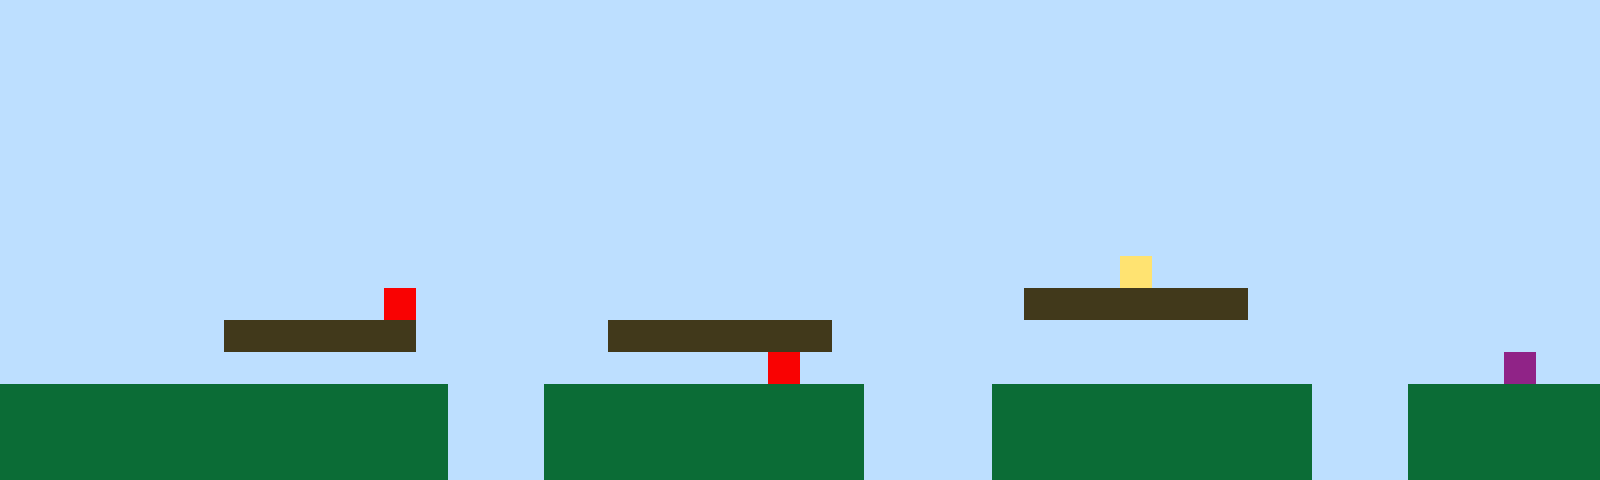

A 2D game scene composited from a Tiled map and its tileset images. What follows is a short description and the map's XML, with every tile layer's data as written:
An orthogonal 50x15 tile map with 32x32 px tiles, 1 tile layer (Tile Layer 1).

<map version="1.10" tiledversion="1.11.2" orientation="orthogonal" renderorder="right-up" width="50" height="15" tilewidth="32" tileheight="32" infinite="0" nextlayerid="2" nextobjectid="1"><editorsettings><export target="map1.csv" format="csv" /></editorsettings><tileset firstgid="1" name="sprites" tilewidth="32" tileheight="32" tilecount="6" columns="3"><image source="sprites.png" width="96" height="64" /></tileset><layer id="1" name="Tile Layer 1" width="50" height="15"><data encoding="csv">1,1,1,1,1,1,1,1,1,1,1,1,1,1,1,1,1,1,1,1,1,1,1,1,1,1,1,1,1,1,1,1,1,1,1,1,1,1,1,1,1,1,1,1,1,1,1,1,1,1,1,1,1,1,1,1,1,1,1,1,1,1,1,1,1,1,1,1,1,1,1,1,1,1,1,1,1,1,1,1,1,1,1,1,1,1,1,1,1,1,1,1,1,1,1,1,1,1,1,1,1,1,1,1,1,1,1,1,1,1,1,1,1,1,1,1,1,1,1,1,1,1,1,1,1,1,1,1,1,1,1,1,1,1,1,1,1,1,1,1,1,1,1,1,1,1,1,1,1,1,1,1,1,1,1,1,1,1,1,1,1,1,1,1,1,1,1,1,1,1,1,1,1,1,1,1,1,1,1,1,1,1,1,1,1,1,1,1,1,1,1,1,1,1,1,1,1,1,1,1,1,1,1,1,1,1,1,1,1,1,1,1,1,1,1,1,1,1,1,1,1,1,1,1,1,1,1,1,1,1,1,1,1,1,1,1,1,1,1,1,1,1,1,1,1,1,1,1,1,1,1,1,1,1,1,1,1,1,1,1,1,1,1,1,1,1,1,1,1,1,1,1,1,1,1,1,1,1,1,1,1,1,1,1,1,1,1,1,1,1,1,1,1,1,1,1,1,1,1,1,1,1,1,1,1,1,1,1,1,1,1,1,1,1,1,1,1,1,1,1,1,1,1,1,1,1,1,1,1,1,1,1,1,1,1,1,1,1,1,1,1,1,1,1,1,1,1,1,1,1,1,1,1,1,1,1,1,1,1,1,1,1,1,1,1,1,1,1,1,1,1,1,1,1,1,1,1,1,1,1,1,1,1,1,1,1,1,1,1,1,1,1,1,1,1,1,1,1,1,1,1,1,1,1,1,1,1,1,1,1,1,1,1,1,1,1,1,1,1,1,1,1,1,1,1,1,1,1,1,1,1,1,1,1,1,4,1,1,1,1,1,1,1,1,1,1,1,1,1,1,1,1,1,1,1,1,1,1,1,1,1,1,5,1,1,1,1,1,1,1,1,1,1,1,1,1,1,1,1,1,1,1,3,3,3,3,3,3,3,1,1,1,1,1,1,1,1,1,1,1,1,1,1,1,1,1,1,3,3,3,3,3,3,1,1,1,1,1,1,3,3,3,3,3,3,3,1,1,1,1,1,1,1,1,1,1,1,1,1,1,1,1,1,1,1,1,1,1,1,1,1,1,1,1,1,1,1,1,1,1,1,1,1,1,1,1,1,1,1,1,1,1,1,1,5,1,1,1,1,1,1,1,1,1,1,1,1,1,1,1,1,1,1,1,1,1,1,6,1,1,2,2,2,2,2,2,2,2,2,2,2,2,2,2,1,1,1,2,2,2,2,2,2,2,2,2,2,1,1,1,1,2,2,2,2,2,2,2,2,2,2,1,1,1,2,2,2,2,2,2,2,2,2,2,2,2,2,2,2,2,2,2,2,2,1,1,1,2,2,2,2,2,2,2,2,2,2,1,1,1,1,2,2,2,2,2,2,2,2,2,2,1,1,1,2,2,2,2,2,2,2,2,2,2,2,2,2,2,2,2,2,2,2,2,1,1,1,2,2,2,2,2,2,2,2,2,2,1,1,1,1,2,2,2,2,2,2,2,2,2,2,1,1,1,2,2,2,2,2,2</data></layer></map>
